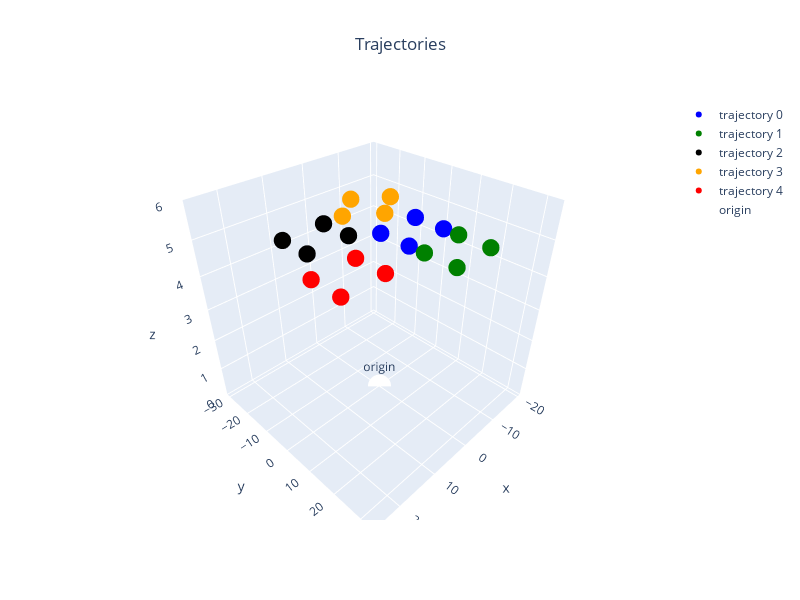

The code cell stored with this chart in its notebook:
### Markdown cell above
## Gazebo Congiguration

### Code cell
gaz_config = ConfigGazebo(origin = enu_origin,
                          world_path="simulator/gazebo/worlds/runway.world")

for path,home,c in zip(base_paths,base_homes,colors):
    gaz_config.add(base_path=path,base_home=home,color=c)
gaz_config.show()

### Figure 1 — Plotly figure (JSON) as saved in the notebook; plotly's stock layout.template omitted (floating-point values rounded to 4 significant figures)
{"data": [{"marker": {"color": ["blue", "blue", "blue", "blue", "blue"], "size": 6}, "mode": "markers", "name": "trajectory 0", "type": "scatter3d", "x": [0, -10, -10, 6.123e-16, 0], "y": [0, 6.123e-16, 10, 10, 0], "z": [5, 5, 5, 5, 5]}, {"marker": {"color": ["green", "green", "green", "green", "green"], "size": 6}, "mode": "markers", "name": "trajectory 1", "type": "scatter3d", "x": [9.185e-16, -10.0, -10.0, 1.531e-15, 9.185e-16], "y": [15, 15, 25, 25, 15], "z": [5, 5, 5, 5, 5]}, {"marker": {"color": ["black", "black", "black", "black", "black"], "size": 6}, "mode": "markers", "name": "trajectory 2", "type": "scatter3d", "x": [15.0, 5.0, 5, 15, 15.0], "y": [-15.0, -15, -5, -5.0, -15.0], "z": [5, 5, 5, 5, 5]}, {"marker": {"color": ["orange", "orange", "orange", "orange", "orange"], "size": 6}, "mode": "markers", "name": "trajectory 3", "type": "scatter3d", "x": [-9.185e-16, -7.071, -14.14, -7.071, -9.185e-16], "y": [-15, -22.07, -15, -7.929, -15], "z": [5, 5, 5, 5, 5]}, {"marker": {"color": ["red", "red", "red", "red", "red"], "size": 6}, "mode": "markers", "name": "trajectory 4", "type": "scatter3d", "x": [20, 10, 10.0, 20, 20], "y": [5.0, 5.0, 15, 15.0, 5.0], "z": [5, 5, 5, 5, 5]}, {"marker": {"color": "white", "size": 8}, "mode": "markers+text", "name": "origin", "text": ["origin"], "textposition": "top center", "type": "scatter3d", "x": [0], "y": [0], "z": [0]}], "layout": {"height": 600, "scene": {"xaxis": {"range": [-20.97, 26.83], "title": {"text": "x"}}, "yaxis": {"range": [-31.49, 34.41], "title": {"text": "y"}}, "zaxis": {"range": [0, 6], "title": {"text": "z"}}}, "showlegend": true, "title": {"text": "Trajectories", "x": 0.5, "xanchor": "center"}, "width": 800}}
